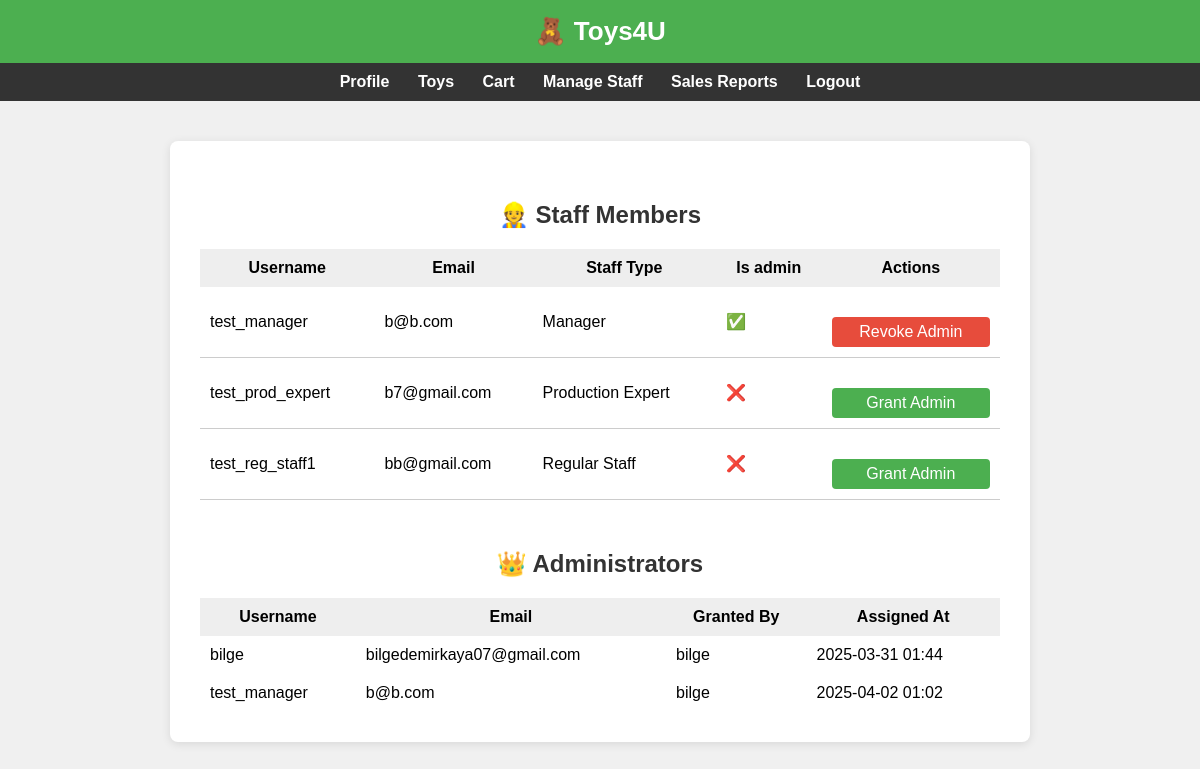
/staff-list/ (signed in), run on the app's committed database.
### core/models.py (models this page shows, shortened)
class User(AbstractUser):
    profile_pic = models.ImageField(upload_to='profile_pics/', blank=True, null=True)

class Staff(models.Model):
    class StaffType(models.TextChoices):
        MANAGER = 'manager', 'Manager'
        PRODUCTION_EXPERT = 'production_expert', 'Production Expert'
        REGULAR_STAFF = 'regular_staff', 'Regular Staff'
    user = models.OneToOneField(User, on_delete=models.CASCADE)
    staff_type = models.CharField(
        max_length=20,
        choices=StaffType.choices,
        default=StaffType.REGULAR_STAFF
    )

class UserRole(models.Model):
    user = models.ForeignKey(User, on_delete=models.CASCADE, related_name='roles')
    role = models.ForeignKey(Role, on_delete=models.CASCADE)
    granted_by = models.ForeignKey(User, on_delete=models.SET_NULL, null=True, blank=True, related_name='granted_roles')
    assigned_at = models.DateTimeField(auto_now_add=True)

### core/views.py (the view)
# urls.py: path('staff-list/', views.staff_list, name='staff_list'),
@require_role('administrator')
def staff_list(request):
    staff_role = Role.objects.get(role_name='staff')
    admin_role = Role.objects.get(role_name='administrator')
    staff_users = User.objects.filter(roles__role=staff_role).distinct()
    admin_users = User.objects.filter(roles__role=admin_role).distinct()
    admin_roles = UserRole.objects.filter(role=admin_role).select_related('user', 'granted_by') # Join UserRole to get user and granted_by details
    return render(request, 'core/staff_list.html', {
        'staff_users': staff_users,
        'admin_users': admin_users,
        'admin_roles': admin_roles
    })

### core/context_processors.py (called while the page is built)
def role_flags(request):
    if request.user.is_authenticated:
        roles = request.user.roles.values_list('role__role_name', flat=True)
        return {
            'is_staff': 'staff' in roles,
            'is_admin': 'administrator' in roles,
            'is_manager': getattr(request.user, 'staff', None) and request.user.staff.staff_type == 'manager'
        }
    return {}

### core/templates/core/staff_list.html (shortened to what this page needs)
{% extends 'core/base.html' %}
{% block content %}
<h2 style="margin-top: 30px;">👷 Staff Members</h2>
{% if staff_users %}
<table style="width: 100%; border-collapse: collapse; margin-bottom: 40px;">
    <thead>
        <tr style="background-color: #eee;">
            <th style="padding: 10px;">Username</th>
            <th style="padding: 10px;">Email</th>
            <th style="padding: 10px;">Staff Type</th>
            <th style="padding: 10px;">Is admin</th>
            <th style="padding: 10px;">Actions</th>
        </tr>
    </thead>
    <tbody>
    {% for user in staff_users %}
        <tr style="border-bottom: 1px solid #ccc;">
            <td style="padding: 10px;">{{ user.username }}</td>
            <td style="padding: 10px;">{{ user.email }}</td>
            <td style="padding: 10px;">
                {{ user.staff.get_staff_type_display|default:"—" }}
            </td>
            <td style="padding: 10px;">
                {% if user in admin_users %}
                    ✅
                {% else %}
                    ❌
                {% endif %}
            </td>
            <td style="padding: 10px;">
                {% if user not in admin_users %}
                    <form method="POST" action="{% url 'grant_admin' user.id %}">
                        <button style="padding: 6px 10px;">Grant Admin</button>
                    </form>
                {% else %}
                    <form method="POST" action="{% url 'revoke_admin' user.id %}">
                    <button style="padding: 6px 10px; background-color: #e74c3c; color: white; border: none; border-radius: 4px;">
                        Revoke Admin
                    </button>
                </form>
                {% endif %}
            </td>
        </tr>
    {% endfor %}
    </tbody>
</table>
{% else %}
<p style="color: gray;">No staff members yet.</p>
{% endif %}
<h2 style="margin-top: 50px;">👑 Administrators</h2>
{% if admin_users %}
<table style="width: 100%; border-collapse: collapse;">
    <thead>
        <tr style="background-color: #eee;">
            <th style="padding: 10px;">Username</th>
            <th style="padding: 10px;">Email</th>
            <th style="padding: 10px;">Granted By</th>
            <th style="padding: 10px;">Assigned At</th>
        </tr>
    </thead>
    <tbody>
        {% for role in admin_roles %}
        <tr>
            <td style="padding: 10px;">{{ role.user.username }}</td>
            <td style="padding: 10px;">{{ role.user.email }}</td>
            <td style="padding: 10px;">{{ role.granted_by.username|default:"—" }}</td>
            <td style="padding: 10px;">{{ role.assigned_at|date:"Y-m-d H:i" }}</td>
        </tr>
    {% endfor %}
    </tbody>
</table>
{% else %}
<p style="color: gray;">No administrators assigned yet.</p>
{% endif %}
{% endblock %}

### core/templates/core/base.html (style rules this page uses)
body { font-family: Arial; background: #f0f0f0; margin: 0; padding: 0; }
h2 { margin-top: 0; color: #333; text-align: center; }
form { display: flex; flex-direction: column; }
button { background-color: #4CAF50; color: white; padding: 12px; border: none; border-radius: 4px; margin-top: 20px; cursor: pointer; font-size: 16px; }

### data on the page
User: username "test_manager", email "b@b.com", staff.staff_type "Manager", shows "Revoke Admin"
User: username "test_prod_expert", email "b7@gmail.com", staff.staff_type "Production Expert", shows "Grant Admin"
User: username "test_reg_staff1", email "bb@gmail.com", staff.staff_type "Regular Staff", shows "Grant Admin"
UserRole: user.username "bilge", user.email "bilgedemirkaya07@gmail.com", granted_by.username "bilge", assigned_at "2025-03-31 01:44"
UserRole: user.username "test_manager", user.email "b@b.com", granted_by.username "bilge", assigned_at "2025-04-02 01:02"
